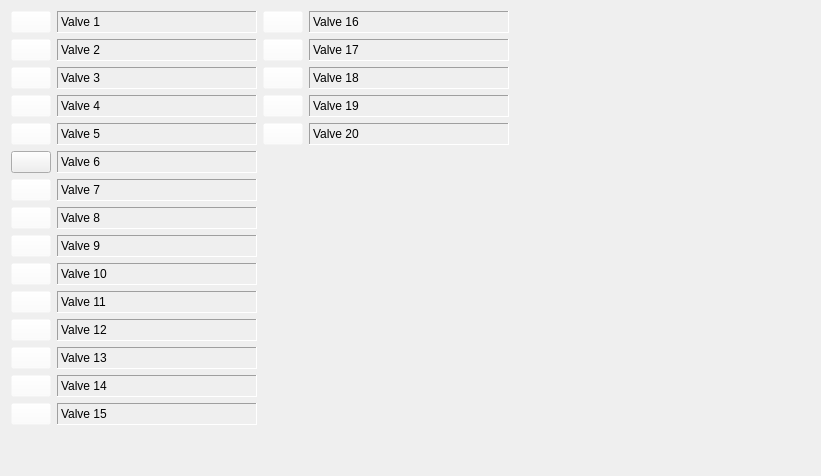
     <widget class="QWidget" name="gc_outputs_page_">
      <layout class="QHBoxLayout" name="horizontalLayout_7">
       <item>
        <layout class="QVBoxLayout" name="verticalLayout_9">
         <item>
          <layout class="QGridLayout" name="gridLayout_10">
           <item row="9" column="0">
            <widget class="QPushButton" name="gc_output_switch_10_">
             <property name="styleSheet">
              <string notr="true">background-color: rgba(255, 255, 255, 0);</string>
             </property>
             <property name="text">
              <string/>
             </property>
             <property name="icon">
              <iconset resource="../../../../OCutter.qrc">
               <normaloff>:/cutter/widget/resource/closed.png</normaloff>:/cutter/widget/resource/closed.png</iconset>
             </property>
             <property name="checkable">
              <bool>true</bool>
             </property>
            </widget>
           </item>
           <item row="0" column="0">
            <widget class="QPushButton" name="gc_output_switch_1_">
             <property name="styleSheet">
              <string notr="true">background-color: rgba(255, 255, 255, 0);</string>
             </property>
             <property name="text">
              <string/>
             </property>
             <property name="icon">
              <iconset resource="../../../../OCutter.qrc">
               <normaloff>:/cutter/widget/resource/closed.png</normaloff>:/cutter/widget/resource/closed.png</iconset>
             </property>
             <property name="checkable">
              <bool>true</bool>
             </property>
            </widget>
           </item>
           <item row="1" column="0">
            <widget class="QPushButton" name="gc_output_switch_2_">
             <property name="styleSheet">
              <string notr="true">background-color: rgba(255, 255, 255, 0);</string>
             </property>
             <property name="text">
              <string/>
             </property>
             <property name="icon">
              <iconset resource="../../../../OCutter.qrc">
               <normaloff>:/cutter/widget/resource/closed.png</normaloff>:/cutter/widget/resource/closed.png</iconset>
             </property>
             <property name="checkable">
              <bool>true</bool>
             </property>
            </widget>
           </item>
           <item row="2" column="0">
            <widget class="QPushButton" name="gc_output_switch_3_">
             <property name="styleSheet">
              <string notr="true">background-color: rgba(255, 255, 255, 0);</string>
             </property>
             <property name="text">
              <string/>
             </property>
             <property name="icon">
              <iconset resource="../../../../OCutter.qrc">
               <normaloff>:/cutter/widget/resource/closed.png</normaloff>:/cutter/widget/resource/closed.png</iconset>
             </property>
             <property name="checkable">
              <bool>true</bool>
             </property>
            </widget>
           </item>
           <item row="3" column="0">
            <widget class="QPushButton" name="gc_output_switch_4_">
             <property name="styleSheet">
              <string notr="true">background-color: rgba(255, 255, 255, 0);</string>
             </property>
             <property name="text">
              <string/>
             </property>
             <property name="icon">
              <iconset resource="../../../../OCutter.qrc">
               <normaloff>:/cutter/widget/resource/closed.png</normaloff>:/cutter/widget/resource/closed.png</iconset>
             </property>
             <property name="checkable">
              <bool>true</bool>
             </property>
            </widget>
           </item>
           <item row="4" column="0">
            <widget class="QPushButton" name="gc_output_switch_5_">
             <property name="styleSheet">
              <string notr="true">background-color: rgba(255, 255, 255, 0);</string>
             </property>
             <property name="text">
              <string/>
             </property>
             <property name="icon">
              <iconset resource="../../../../OCutter.qrc">
               <normaloff>:/cutter/widget/resource/closed.png</normaloff>:/cutter/widget/resource/closed.png</iconset>
             </property>
             <property name="checkable">
              <bool>true</bool>
             </property>
            </widget>
           </item>
           <item row="5" column="0">
            <widget class="QPushButton" name="gc_output_switch_6_">
             <property name="text">
              <string/>
             </property>
             <property name="icon">
              <iconset resource="../../../../OCutter.qrc">
               <normaloff>:/cutter/widget/resource/closed.png</normaloff>:/cutter/widget/resource/closed.png</iconset>
             </property>
             <property name="checkable">
              <bool>true</bool>
             </property>
            </widget>
           </item>
           <item row="6" column="0">
            <widget class="QPushButton" name="gc_output_switch_7_">
             <property name="styleSheet">
              <string notr="true">background-color: rgba(255, 255, 255, 0);</string>
             </property>
             <property name="text">
              <string/>
             </property>
             <property name="icon">
              <iconset resource="../../../../OCutter.qrc">
               <normaloff>:/cutter/widget/resource/closed.png</normaloff>:/cutter/widget/resource/closed.png</iconset>
             </property>
             <property name="checkable">
              <bool>true</bool>
             </property>
            </widget>
           </item>
           <item row="7" column="0">
            <widget class="QPushButton" name="gc_output_switch_8_">
             <property name="styleSheet">
              <string notr="true">background-color: rgba(255, 255, 255, 0);</string>
             </property>
             <property name="text">
              <string/>
             </property>
             <property name="icon">
              <iconset resource="../../../../OCutter.qrc">
               <normaloff>:/cutter/widget/resource/closed.png</normaloff>:/cutter/widget/resource/closed.png</iconset>
             </property>
             <property name="checkable">
              <bool>true</bool>
             </property>
            </widget>
           </item>
           <item row="8" column="0">
            <widget class="QPushButton" name="gc_output_switch_9_">
             <property name="styleSheet">
              <string notr="true">background-color: rgba(255, 255, 255, 0);</string>
             </property>
             <property name="text">
              <string/>
             </property>
             <property name="icon">
              <iconset resource="../../../../OCutter.qrc">
               <normaloff>:/cutter/widget/resource/closed.png</normaloff>:/cutter/widget/resource/closed.png</iconset>
             </property>
             <property name="checkable">
              <bool>true</bool>
             </property>
            </widget>
           </item>
           <item row="3" column="2">
            <widget class="QLabel" name="label_81">
             <property name="minimumSize">
              <size>
               <width>200</width>
               <height>20</height>
              </size>
             </property>
             <property name="frameShape">
              <enum>QFrame::Panel</enum>
             </property>
             <property name="frameShadow">
              <enum>QFrame::Sunken</enum>
             </property>
             <property name="text">
              <string>Valve 4</string>
             </property>
            </widget>
           </item>
           <item row="4" column="2">
            <widget class="QLabel" name="label_82">
             <property name="minimumSize">
              <size>
               <width>200</width>
               <height>20</height>
              </size>
             </property>
             <property name="frameShape">
              <enum>QFrame::Panel</enum>
             </property>
             <property name="frameShadow">
              <enum>QFrame::Sunken</enum>
             </property>
             <property name="text">
              <string>Valve 5</string>
             </property>
            </widget>
           </item>
           <item row="5" column="2">
            <widget class="QLabel" name="label_83">
             <property name="minimumSize">
              <size>
               <width>200</width>
               <height>20</height>
              </size>
             </property>
             <property name="frameShape">
              <enum>QFrame::Panel</enum>
             </property>
             <property name="frameShadow">
              <enum>QFrame::Sunken</enum>
             </property>
             <property name="text">
              <string>Valve 6</string>
             </property>
            </widget>
           </item>
           <item row="9" column="2">
            <widget class="QLabel" name="label_78">
             <property name="minimumSize">
              <size>
               <width>200</width>
               <height>20</height>
              </size>
             </property>
             <property name="frameShape">
              <enum>QFrame::Panel</enum>
             </property>
             <property name="frameShadow">
              <enum>QFrame::Sunken</enum>
             </property>
             <property name="text">
              <string>Valve 10</string>
             </property>
            </widget>
           </item>
           <item row="7" column="2">
            <widget class="QLabel" name="label_76">
             <property name="minimumSize">
              <size>
               <width>200</width>
               <height>20</height>
              </size>
             </property>
             <property name="frameShape">
              <enum>QFrame::Panel</enum>
             </property>
             <property name="frameShadow">
              <enum>QFrame::Sunken</enum>
             </property>
             <property name="text">
              <string>Valve 8</string>
             </property>
            </widget>
           </item>
           <item row="6" column="2">
            <widget class="QLabel" name="label_77">
             <property name="minimumSize">
              <size>
               <width>200</width>
               <height>20</height>
              </size>
             </property>
             <property name="frameShape">
              <enum>QFrame::Panel</enum>
             </property>
             <property name="frameShadow">
              <enum>QFrame::Sunken</enum>
             </property>
             <property name="text">
              <string>Valve 7</string>
             </property>
            </widget>
           </item>
           <item row="8" column="2">
            <widget class="QLabel" name="label_75">
             <property name="minimumSize">
              <size>
               <width>200</width>
               <height>20</height>
              </size>
             </property>
             <property name="frameShape">
              <enum>QFrame::Panel</enum>
             </property>
             <property name="frameShadow">
              <enum>QFrame::Sunken</enum>
             </property>
             <property name="text">
              <string>Valve 9</string>
             </property>
            </widget>
           </item>
           <item row="10" column="2">
            <widget class="QLabel" name="label_72">
             <property name="minimumSize">
              <size>
               <width>200</width>
               <height>20</height>
              </size>
             </property>
             <property name="frameShape">
              <enum>QFrame::Panel</enum>
             </property>
             <property name="frameShadow">
              <enum>QFrame::Sunken</enum>
             </property>
             <property name="text">
              <string>Valve 11</string>
             </property>
            </widget>
           </item>
           <item row="12" column="2">
            <widget class="QLabel" name="label_85">
             <property name="minimumSize">
              <size>
               <width>200</width>
               <height>20</height>
              </size>
             </property>
             <property name="frameShape">
              <enum>QFrame::Panel</enum>
             </property>
             <property name="frameShadow">
              <enum>QFrame::Sunken</enum>
             </property>
             <property name="text">
              <string>Valve 13</string>
             </property>
            </widget>
           </item>
           <item row="13" column="2">
            <widget class="QLabel" name="label_86">
             <property name="minimumSize">
              <size>
               <width>200</width>
               <height>20</height>
              </size>
             </property>
             <property name="frameShape">
              <enum>QFrame::Panel</enum>
             </property>
             <property name="frameShadow">
              <enum>QFrame::Sunken</enum>
             </property>
             <property name="text">
              <string>Valve 14</string>
             </property>
            </widget>
           </item>
           <item row="11" column="2">
            <widget class="QLabel" name="label_84">
             <property name="minimumSize">
              <size>
               <width>200</width>
               <height>20</height>
              </size>
             </property>
             <property name="frameShape">
              <enum>QFrame::Panel</enum>
             </property>
             <property name="frameShadow">
              <enum>QFrame::Sunken</enum>
             </property>
             <property name="text">
              <string>Valve 12</string>
             </property>
            </widget>
           </item>
           <item row="14" column="2">
            <widget class="QLabel" name="label_87">
             <property name="minimumSize">
              <size>
               <width>200</width>
               <height>20</height>
              </size>
             </property>
             <property name="frameShape">
              <enum>QFrame::Panel</enum>
             </property>
             <property name="frameShadow">
              <enum>QFrame::Sunken</enum>
             </property>
             <property name="text">
              <string>Valve 15</string>
             </property>
            </widget>
           </item>
           <item row="0" column="2">
            <widget class="QLabel" name="label_80">
             <property name="minimumSize">
              <size>
               <width>200</width>
               <height>20</height>
              </size>
             </property>
             <property name="frameShape">
              <enum>QFrame::Panel</enum>
             </property>
             <property name="frameShadow">
              <enum>QFrame::Sunken</enum>
             </property>
             <property name="text">
              <string>Valve 1</string>
             </property>
            </widget>
           </item>
           <item row="1" column="4">
            <widget class="QLabel" name="label_89">
             <property name="minimumSize">
              <size>
               <width>200</width>
               <height>20</height>
              </size>
             </property>
             <property name="frameShape">
              <enum>QFrame::Panel</enum>
             </property>
             <property name="frameShadow">
              <enum>QFrame::Sunken</enum>
             </property>
             <property name="text">
              <string>Valve 17</string>
             </property>
            </widget>
           </item>
           <item row="1" column="2">
            <widget class="QLabel" name="label_73">
             <property name="minimumSize">
              <size>
               <width>200</width>
               <height>20</height>
              </size>
             </property>
             <property name="frameShape">
              <enum>QFrame::Panel</enum>
             </property>
             <property name="frameShadow">
              <enum>QFrame::Sunken</enum>
             </property>
             <property name="text">
              <string>Valve 2</string>
             </property>
            </widget>
           </item>
           <item row="0" column="4">
            <widget class="QLabel" name="label_88">
             <property name="minimumSize">
              <size>
               <width>200</width>
               <height>20</height>
              </size>
             </property>
             <property name="frameShape">
              <enum>QFrame::Panel</enum>
             </property>
             <property name="frameShadow">
              <enum>QFrame::Sunken</enum>
             </property>
             <property name="text">
              <string>Valve 16</string>
             </property>
            </widget>
           </item>
           <item row="3" column="4">
            <widget class="QLabel" name="label_90">
             <property name="minimumSize">
              <size>
               <width>200</width>
               <height>20</height>
              </size>
             </property>
             <property name="frameShape">
              <enum>QFrame::Panel</enum>
             </property>
             <property name="frameShadow">
              <enum>QFrame::Sunken</enum>
             </property>
             <property name="text">
              <string>Valve 19</string>
             </property>
            </widget>
           </item>
           <item row="4" column="4">
            <widget class="QLabel" name="label_91">
             <property name="minimumSize">
              <size>
               <width>200</width>
               <height>20</height>
              </size>
             </property>
             <property name="frameShape">
              <enum>QFrame::Panel</enum>
             </property>
             <property name="frameShadow">
              <enum>QFrame::Sunken</enum>
             </property>
             <property name="text">
              <string>Valve 20</string>
             </property>
            </widget>
           </item>
           <item row="2" column="4">
            <widget class="QLabel" name="label_92">
             <property name="minimumSize">
              <size>
               <width>200</width>
               <height>20</height>
              </size>
             </property>
             <property name="frameShape">
              <enum>QFrame::Panel</enum>
             </property>
             <property name="frameShadow">
              <enum>QFrame::Sunken</enum>
             </property>
             <property name="text">
              <string>Valve 18</string>
             </property>
            </widget>
           </item>
           <item row="2" column="2">
            <widget class="QLabel" name="label_79">
             <property name="minimumSize">
              <size>
               <width>200</width>
               <height>20</height>
              </size>
             </property>
             <property name="frameShape">
              <enum>QFrame::Panel</enum>
             </property>
             <property name="frameShadow">
              <enum>QFrame::Sunken</enum>
             </property>
             <property name="text">
              <string>Valve 3</string>
             </property>
            </widget>
           </item>
           <item row="10" column="0">
            <widget class="QPushButton" name="gc_output_switch_11_">
             <property name="styleSheet">
              <string notr="true">background-color: rgba(255, 255, 255, 0);</string>
             </property>
             <property name="text">
              <string/>
             </property>
             <property name="icon">
              <iconset resource="../../../../OCutter.qrc">
               <normaloff>:/cutter/widget/resource/closed.png</normaloff>:/cutter/widget/resource/closed.png</iconset>
             </property>
             <property name="checkable">
              <bool>true</bool>
             </property>
            </widget>
           </item>
           <item row="12" column="0">
            <widget class="QPushButton" name="gc_output_switch_13_">
             <property name="styleSheet">
              <string notr="true">background-color: rgba(255, 255, 255, 0);</string>
             </property>
             <property name="text">
              <string/>
             </property>
             <property name="icon">
              <iconset resource="../../../../OCutter.qrc">
               <normaloff>:/cutter/widget/resource/closed.png</normaloff>:/cutter/widget/resource/closed.png</iconset>
             </property>
             <property name="checkable">
              <bool>true</bool>
             </property>
            </widget>
           </item>
           <item row="11" column="0">
            <widget class="QPushButton" name="gc_output_switch_12_">
             <property name="styleSheet">
              <string notr="true">background-color: rgba(255, 255, 255, 0);</string>
             </property>
             <property name="text">
              <string/>
             </property>
             <property name="icon">
              <iconset resource="../../../../OCutter.qrc">
               <normaloff>:/cutter/widget/resource/closed.png</normaloff>:/cutter/widget/resource/closed.png</iconset>
             </property>
             <property name="checkable">
              <bool>true</bool>
             </property>
            </widget>
           </item>
           <item row="14" column="0">
            <widget class="QPushButton" name="gc_output_switch_15_">
             <property name="styleSheet">
              <string notr="true">background-color: rgba(255, 255, 255, 0);</string>
             </property>
             <property name="text">
              <string/>
             </property>
             <property name="icon">
              <iconset resource="../../../../OCutter.qrc">
               <normaloff>:/cutter/widget/resource/closed.png</normaloff>:/cutter/widget/resource/closed.png</iconset>
             </property>
             <property name="checkable">
              <bool>true</bool>
             </property>
            </widget>
           </item>
           <item row="13" column="0">
            <widget class="QPushButton" name="gc_output_switch_14_">
             <property name="styleSheet">
              <string notr="true">background-color: rgba(255, 255, 255, 0);</string>
             </property>
             <property name="text">
              <string/>
             </property>
             <property name="icon">
              <iconset resource="../../../../OCutter.qrc">
               <normaloff>:/cutter/widget/resource/closed.png</normaloff>:/cutter/widget/resource/closed.png</iconset>
             </property>
             <property name="checkable">
              <bool>true</bool>
             </property>
            </widget>
           </item>
           <item row="0" column="3">
            <widget class="QPushButton" name="gc_output_switch_16_">
             <property name="styleSheet">
              <string notr="true">background-color: rgba(255, 255, 255, 0);</string>
             </property>
             <property name="text">
              <string/>
             </property>
             <property name="icon">
              <iconset resource="../../../../OCutter.qrc">
               <normaloff>:/cutter/widget/resource/closed.png</normaloff>:/cutter/widget/resource/closed.png</iconset>
             </property>
             <property name="checkable">
              <bool>true</bool>
             </property>
            </widget>
           </item>
           <item row="1" column="3">
            <widget class="QPushButton" name="gc_output_switch_17_">
             <property name="styleSheet">
              <string notr="true">background-color: rgba(255, 255, 255, 0);</string>
             </property>
             <property name="text">
              <string/>
             </property>
             <property name="icon">
              <iconset resource="../../../../OCutter.qrc">
               <normaloff>:/cutter/widget/resource/closed.png</normaloff>:/cutter/widget/resource/closed.png</iconset>
             </property>
             <property name="checkable">
              <bool>true</bool>
             </property>
            </widget>
           </item>
           <item row="2" column="3">
            <widget class="QPushButton" name="gc_output_switch_18_">
             <property name="styleSheet">
              <string notr="true">background-color: rgba(255, 255, 255, 0);</string>
             </property>
             <property name="text">
              <string/>
             </property>
             <property name="icon">
              <iconset resource="../../../../OCutter.qrc">
               <normaloff>:/cutter/widget/resource/closed.png</normaloff>:/cutter/widget/resource/closed.png</iconset>
             </property>
             <property name="checkable">
              <bool>true</bool>
             </property>
            </widget>
           </item>
           <item row="3" column="3">
            <widget class="QPushButton" name="gc_output_switch_19_">
             <property name="styleSheet">
              <string notr="true">background-color: rgba(255, 255, 255, 0);</string>
             </property>
             <property name="text">
              <string/>
             </property>
             <property name="icon">
              <iconset resource="../../../../OCutter.qrc">
               <normaloff>:/cutter/widget/resource/closed.png</normaloff>:/cutter/widget/resource/closed.png</iconset>
             </property>
             <property name="checkable">
              <bool>true</bool>
             </property>
            </widget>
           </item>
           <item row="4" column="3">
            <widget class="QPushButton" name="gc_output_switch_20_">
             <property name="styleSheet">
              <string notr="true">background-color: rgba(255, 255, 255, 0);</string>
             </property>
             <property name="text">
              <string/>
             </property>
             <property name="icon">
              <iconset resource="../../../../OCutter.qrc">
               <normaloff>:/cutter/widget/resource/closed.png</normaloff>:/cutter/widget/resource/closed.png</iconset>
             </property>
             <property name="checkable">
              <bool>true</bool>
             </property>
            </widget>
           </item>
          </layout>
         </item>
         <item>
          <spacer name="verticalSpacer_6">
           <property name="orientation">
            <enum>Qt::Vertical</enum>
           </property>
           <property name="sizeHint" stdset="0">
            <size>
             <width>20</width>
             <height>40</height>
            </size>
           </property>
          </spacer>
         </item>
        </layout>
       </item>
       <item>
        <spacer name="horizontalSpacer_6">
         <property name="orientation">
          <enum>Qt::Horizontal</enum>
         </property>
         <property name="sizeHint" stdset="0">
          <size>
           <width>301</width>
           <height>20</height>
          </size>
         </property>
        </spacer>
       </item>
      </layout>
     </widget>
